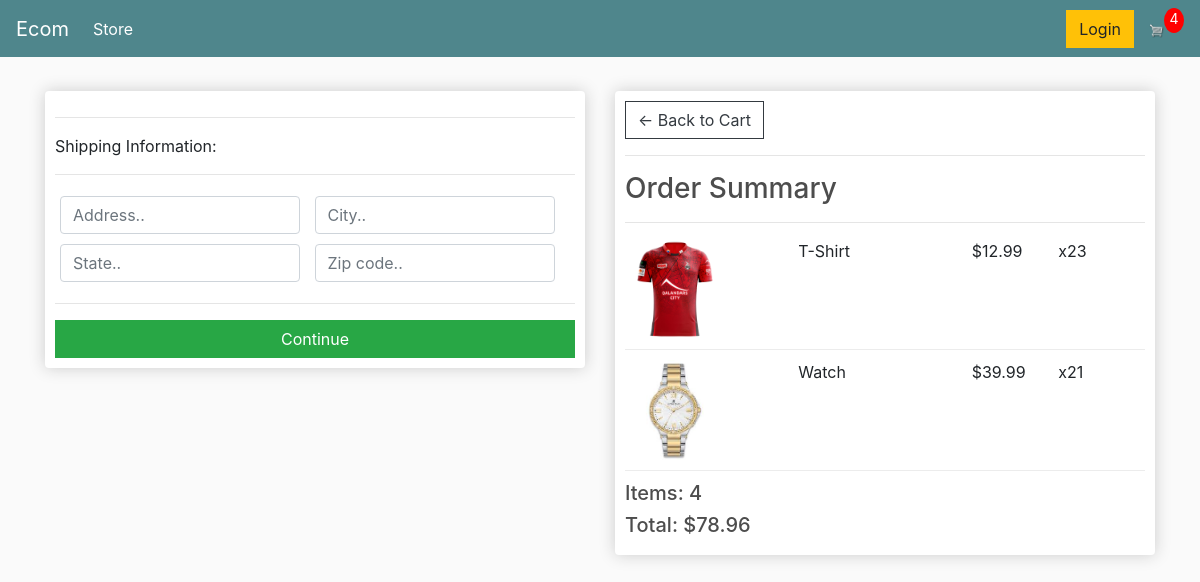
Screenshot of /checkout/ (signed in) with the database file from the repository.
### store/models.py (models this page shows, shortened)
class OrderItem(models.Model):
	product = models.ForeignKey(Product, on_delete=models.SET_NULL, null=True)
	order = models.ForeignKey(Order, on_delete=models.SET_NULL, null=True)
	quantity = models.IntegerField(default=0, null=True, blank=True)
	date_added = models.DateTimeField(auto_now_add=True)
	@property
	def get_total(self):
		total = self.product.price * self.quantity
		return total

class Product(models.Model):
	name = models.CharField(max_length=200)
	price = models.FloatField()
	digital = models.BooleanField(default=False,null=True, blank=True)
	image = models.ImageField(null=True, blank=True)
	@property
	def imageURL(self):
		try:
			url = self.image.url
		except:
			url = ''
		return url

class Order(models.Model):
	customer = models.ForeignKey(Customer, on_delete=models.SET_NULL, null=True, blank=True)
	date_ordered = models.DateTimeField(auto_now_add=True)
	complete = models.BooleanField(default=False)
	transaction_id = models.CharField(max_length=100, null=True)
	@property
	def shipping(self):
		shipping = False
		orderitems = self.orderitem_set.all()
		for i in orderitems:
			if i.product.digital == False:
				shipping = True
		return shipping
	@property
	def get_cart_total(self):
		orderitems = self.orderitem_set.all()
		total = sum([item.get_total for item in orderitems])
		return total
	@property
	def get_cart_items(self):
		orderitems = self.orderitem_set.all()
		total = sum([item.quantity for item in orderitems])
		return total

### store/views.py (the view)
# urls.py: path('checkout/', views.checkout, name="checkout"),
def checkout(request):
	data = cartData(request)
	cartItems = data['cartItems']
	order = data['order']
	items = data['items']
	context = {'items':items, 'order':order, 'cartItems':cartItems}
	return render(request, 'store/checkout.html', context)

### store/utils.py (called while the page is built)
def cartData(request):
	if request.user.is_authenticated:
		customer = request.user.customer
		order, created = Order.objects.get_or_create(customer=customer, complete=False)
		items = order.orderitem_set.all()
		cartItems = order.get_cart_items
	else:
		cookieData = cookieCart(request)
		cartItems = cookieData['cartItems']
		order = cookieData['order']
		items = cookieData['items']
	return {'cartItems':cartItems ,'order':order, 'items':items}

### store/templates/store/checkout.html (shortened to what this page needs)
{% extends 'store/main.html' %}
{% load static %}
{% block content %}
<div class="row">
	<div class="col-lg-6">
		<div class="box-element" id="form-wrapper">
            <form id="form">
                <div id="shipping-info">
                    <hr>
                    <p>Shipping Information:</p>
                    <hr>
                    <div class="form-field">
                        <input class="form-control" type="text" name="address" placeholder="Address..">
                    </div>
                    <div class="form-field">
                        <input class="form-control" type="text" name="city" placeholder="City..">
                    </div>
                    <div class="form-field">
                        <input class="form-control" type="text" name="state" placeholder="State..">
                    </div>
                    <div class="form-field">
                        <input class="form-control" type="text" name="zipcode" placeholder="Zip code..">
                    </div>
                </div>
                <hr>
                <input id="form-button" class="btn btn-success btn-block" type="submit" value="Continue">
            </form>
		</div>
        <br>
	</div>
	<div class="col-lg-6">
		<div class="box-element">
            <a  class="btn btn-outline-dark" href="{% url 'cart' %}">&#x2190; Back to Cart</a>
	<hr>
	<h3>Order Summary</h3>
	<hr>
    {% for item in items %}
	<div class="cart-row">
		<div style="flex:2"><img class="row-image" src="{{ item.product.imageURL }}"></div>
		<div style="flex:2"><p>{{item.product.name}}</p></div>
		<div style="flex:1"><p>${{item.product.price}}</p></div>
		<div style="flex:1"><p>x2{{item.quantity}}</p></div>
	</div>
    {% endfor %}
	<h5>Items:  {{order.get_cart_items}}</h5>
	<h5>Total:   ${{order.get_cart_total|floatformat:2}}</h5>
</div>
		</div>
	</div>
</div>
{% endblock content %}

### static/css/main.css (style rules this page uses)
body { background-color: hsl(0, 0%, 98%); }
h1,h2,h3,h4,h5,h6 { color:hsl(0, 0%, 30%); }
.box-element { box-shadow:hsl(0, 0%, 80%) 0 0 16px; background-color: #fff; border-radius: 4px; padding: 10px; }
.col-lg-4, .col-lg-6, .col-lg-8, .col-lg-12 { margin-top: 10px; }
.btn { border-radius: 0; }
.row-image { width: 100px; }
.form-field { width:250px; display: inline-block; padding: 5px; }
.cart-row { display: flex; align-items: flex-stretch; padding-bottom: 10px; margin-bottom: 10px; border-bottom: 1px solid #ececec; }

### rows the page displays
OrderItem: product.imageURL (picture), product.name "T-Shirt", product.price "12.99", quantity "3"
OrderItem: product.imageURL (picture), product.name "Watch", product.price "39.99", quantity "1"
Order: get_cart_items "4", get_cart_total "78.96"

### other values shown
{{ cartItems }} "4"
